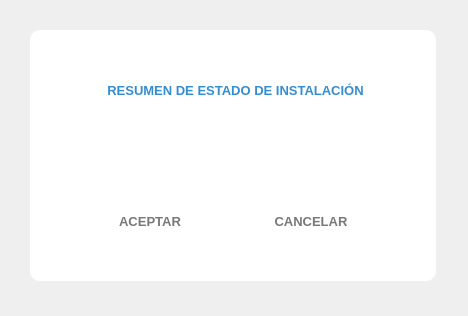
<?xml version="1.0" encoding="UTF-8"?>
<ui version="4.0">
 <class>Resumen_Estado_Instalacion</class>
 <widget class="QDialog" name="Resumen_Estado_Instalacion">
  <property name="geometry">
   <rect>
    <x>0</x>
    <y>0</y>
    <width>468</width>
    <height>316</height>
   </rect>
  </property>
  <property name="windowTitle">
   <string>Dialog</string>
  </property>
  <widget class="QWidget" name="layoutWidget">
   <property name="geometry">
    <rect>
     <x>100</x>
     <y>210</y>
     <width>261</width>
     <height>23</height>
    </rect>
   </property>
   <layout class="QHBoxLayout" name="horizontalLayout_2">
    <item>
     <widget class="QPushButton" name="pb_aceptar">
      <property name="minimumSize">
       <size>
        <width>100</width>
        <height>0</height>
       </size>
      </property>
      <property name="font">
       <font>
        <family>Segoe UI</family>
        <pointsize>10</pointsize>
        <weight>75</weight>
        <bold>true</bold>
       </font>
      </property>
      <property name="styleSheet">
       <string notr="true">border-radius: 10px;
color:rgb(120, 120, 120);</string>
      </property>
      <property name="text">
       <string>ACEPTAR</string>
      </property>
      <property name="icon">
       <iconset resource="assets.qrc">
        <normaloff>:/icons/accept.png</normaloff>:/icons/accept.png</iconset>
      </property>
      <property name="iconSize">
       <size>
        <width>20</width>
        <height>20</height>
       </size>
      </property>
      <property name="flat">
       <bool>true</bool>
      </property>
     </widget>
    </item>
    <item>
     <spacer name="horizontalSpacer_3">
      <property name="orientation">
       <enum>Qt::Horizontal</enum>
      </property>
      <property name="sizeHint" stdset="0">
       <size>
        <width>40</width>
        <height>20</height>
       </size>
      </property>
     </spacer>
    </item>
    <item>
     <widget class="QPushButton" name="pb_cancelar">
      <property name="minimumSize">
       <size>
        <width>100</width>
        <height>0</height>
       </size>
      </property>
      <property name="font">
       <font>
        <family>Segoe UI</family>
        <pointsize>10</pointsize>
        <weight>75</weight>
        <bold>true</bold>
       </font>
      </property>
      <property name="styleSheet">
       <string notr="true">border-radius: 10px;
color:rgb(120, 120, 120);</string>
      </property>
      <property name="text">
       <string>CANCELAR</string>
      </property>
      <property name="icon">
       <iconset resource="assets.qrc">
        <normaloff>:/icons/cancel.png</normaloff>:/icons/cancel.png</iconset>
      </property>
      <property name="iconSize">
       <size>
        <width>20</width>
        <height>20</height>
       </size>
      </property>
      <property name="flat">
       <bool>true</bool>
      </property>
     </widget>
    </item>
   </layout>
  </widget>
  <widget class="QPushButton" name="pb_close">
   <property name="geometry">
    <rect>
     <x>390</x>
     <y>40</y>
     <width>31</width>
     <height>31</height>
    </rect>
   </property>
   <property name="minimumSize">
    <size>
     <width>0</width>
     <height>0</height>
    </size>
   </property>
   <property name="styleSheet">
    <string notr="true">border-image: url(:/icons/close.png);
color: rgb(255, 255, 255);</string>
   </property>
   <property name="text">
    <string/>
   </property>
   <property name="autoDefault">
    <bool>true</bool>
   </property>
   <property name="flat">
    <bool>true</bool>
   </property>
  </widget>
  <widget class="MyLabelShine" name="label_background">
   <property name="geometry">
    <rect>
     <x>30</x>
     <y>30</y>
     <width>406</width>
     <height>251</height>
    </rect>
   </property>
   <property name="styleSheet">
    <string notr="true">background-color: #FFFFFF; 
border-radius: 10px;
/*border: 2px solid #368DCE;*/</string>
   </property>
   <property name="text">
    <string/>
   </property>
   <property name="alignment">
    <set>Qt::AlignCenter</set>
   </property>
  </widget>
  <widget class="QLabel" name="label_2">
   <property name="geometry">
    <rect>
     <x>80</x>
     <y>80</y>
     <width>311</width>
     <height>21</height>
    </rect>
   </property>
   <property name="font">
    <font>
     <family>Segoe UI</family>
     <pointsize>10</pointsize>
     <weight>75</weight>
     <bold>true</bold>
    </font>
   </property>
   <property name="styleSheet">
    <string notr="true">color: rgb(54, 141, 206);</string>
   </property>
   <property name="text">
    <string>RESUMEN DE ESTADO DE INSTALACIÓN</string>
   </property>
   <property name="alignment">
    <set>Qt::AlignCenter</set>
   </property>
  </widget>
  <widget class="my_label" name="lb_logo">
   <property name="geometry">
    <rect>
     <x>40</x>
     <y>40</y>
     <width>52</width>
     <height>42</height>
    </rect>
   </property>
   <property name="minimumSize">
    <size>
     <width>0</width>
     <height>0</height>
    </size>
   </property>
   <property name="maximumSize">
    <size>
     <width>200</width>
     <height>240</height>
    </size>
   </property>
   <property name="styleSheet">
    <string notr="true">border-image: url(:/icons/app_logo.png);</string>
   </property>
   <property name="text">
    <string/>
   </property>
   <property name="scaledContents">
    <bool>false</bool>
   </property>
   <property name="alignment">
    <set>Qt::AlignCenter</set>
   </property>
   <property name="wordWrap">
    <bool>false</bool>
   </property>
  </widget>
  <widget class="QWidget" name="" native="true">
   <property name="geometry">
    <rect>
     <x>180</x>
     <y>120</y>
     <width>141</width>
     <height>64</height>
    </rect>
   </property>
   <layout class="QVBoxLayout" name="verticalLayout">
    <property name="spacing">
     <number>15</number>
    </property>
    <item>
     <widget class="QRadioButton" name="rb_excelente">
      <property name="font">
       <font>
        <family>Segoe UI</family>
        <pointsize>11</pointsize>
       </font>
      </property>
      <property name="styleSheet">
       <string notr="true">QRadioButton {
	color: rgb(77, 77, 77);
}
QRadioButton::indicator{
	width: 12px;
	height: 12px;
	border-radius: 7px;
}
QRadioButton::indicator::checked{
	background-color:  rgba(54, 141, 206, 175);
	border: 1px solid #4D4D4D;
}
QRadioButton::indicator::unchecked{
	background-color: white;
	border: 1px solid #368DCE;
}</string>
      </property>
      <property name="text">
       <string>Excelente </string>
      </property>
     </widget>
    </item>
    <item>
     <widget class="QRadioButton" name="rb_mal_estado">
      <property name="font">
       <font>
        <family>Segoe UI</family>
        <pointsize>11</pointsize>
       </font>
      </property>
      <property name="styleSheet">
       <string notr="true">QRadioButton {
	color: rgb(77, 77, 77);
}
QRadioButton::indicator{
	width: 12px;
	height: 12px;
	border-radius: 7px;
}
QRadioButton::indicator::checked{
	background-color:  rgba(54, 141, 206, 175);
	border: 1px solid #4D4D4D;
}
QRadioButton::indicator::unchecked{
	background-color: white;
	border: 1px solid #368DCE;
}</string>
      </property>
      <property name="text">
       <string>Mal estado </string>
      </property>
     </widget>
    </item>
   </layout>
   <zorder>rb_excelente</zorder>
   <zorder>rb_mal_estado</zorder>
  </widget>
  <zorder>label_background</zorder>
  <zorder>layoutWidget</zorder>
  <zorder>pb_close</zorder>
  <zorder>label_2</zorder>
  <zorder>lb_logo</zorder>
  <zorder>rb_excelente</zorder>
  <zorder>rb_mal_estado</zorder>
  <zorder></zorder>
 </widget>
 <customwidgets>
  <customwidget>
   <class>MyLabelShine</class>
   <extends>QLabel</extends>
   <header location="global">mylabelshine.h</header>
  </customwidget>
  <customwidget>
   <class>my_label</class>
   <extends>QLabel</extends>
   <header location="global">my_label.h</header>
  </customwidget>
 </customwidgets>
 <resources>
  <include location="assets.qrc"/>
 </resources>
 <connections/>
</ui>
